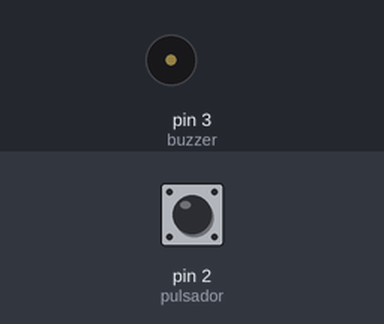
Bench run of a sketch on a simulated Arduino Uno, built with avr-gcc and run on an emulated ATmega328P. On the bench: buzzer (waves = sounding). The test bench sets the inputs (shaded band); at power-on: pin 2 (pulsador) HIGH.

Above: at 1.2 s.
1.3 s: pin 2 (pulsador) pulled LOW for 0.15 s
At 1.4 s:
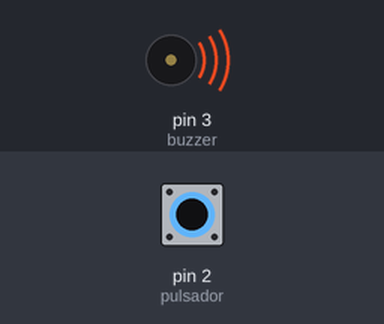
3.0 s: pin 2 (pulsador) pulled LOW for 3.2 s
At 6.8 s:
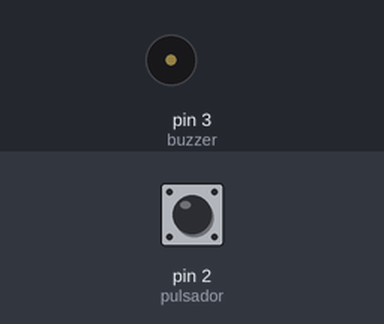
Timing chart, 0 to 8.3 s (numbered marks = the images above; inputs shaded):
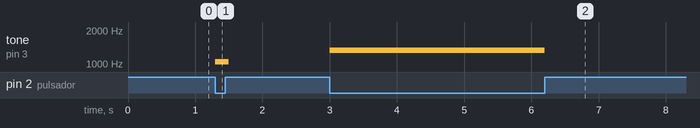

Measured:
- after the input at 1.3 s, tone on pin 3 (buzzer): silent → 1047 Hz at once, → silent 0.20 s later
- after the input at 3.0 s, tone on pin 3 (buzzer): silent → 1319 Hz at once, → silent 3.2 s later

The sketch:

buzzer_keyboard.ino
```cpp
#include "pitches.h"

uint8_t pulsador = 2;
uint8_t buzzer = 3;
uint8_t contador = 0;

uint16_t const the_simpsons[] = {
  NOTE_C6, NOTE_E6, NOTE_FS6, NOTE_A6, NOTE_G6, NOTE_E6, NOTE_C6, NOTE_A5, NOTE_FS5, \
  NOTE_FS5, NOTE_FS5, NOTE_G5, NOTE_FS5, NOTE_FS5, NOTE_FS5, NOTE_G5, NOTE_AS5, NOTE_C6, \
  NOTE_C6, NOTE_C6, NOTE_C6
};

void setup() {
  // put your setup code here, to run once:
  pinMode(pulsador, INPUT_PULLUP);
}

void loop() {
  // put your main code here, to run repeatedly:
  while(digitalRead(pulsador) == HIGH);
  tone(buzzer, the_simpsons[contador]);
  delay(200);
  while(digitalRead(pulsador) == LOW);
  noTone(buzzer);
  contador++;
  if (contador > 20) {
    contador = 0;
  }
  delay(200);
}
```

pitches.h
```cpp
/*************************************************
 * Public Constants
 *************************************************/

#define NOTE_B0  31
#define NOTE_C1  33
#define NOTE_CS1 35
#define NOTE_D1  37
#define NOTE_DS1 39
#define NOTE_E1  41
#define NOTE_F1  44
#define NOTE_FS1 46
#define NOTE_G1  49
#define NOTE_GS1 52
#define NOTE_A1  55
#define NOTE_AS1 58
#define NOTE_B1  62
#define NOTE_C2  65
#define NOTE_CS2 69
#define NOTE_D2  73
#define NOTE_DS2 78
#define NOTE_E2  82
#define NOTE_F2  87
#define NOTE_FS2 93
#define NOTE_G2  98
#define NOTE_GS2 104
#define NOTE_A2  110
#define NOTE_AS2 117
#define NOTE_B2  123
#define NOTE_C3  131
#define NOTE_CS3 139
#define NOTE_D3  147
#define NOTE_DS3 156
#define NOTE_E3  165
#define NOTE_F3  175
#define NOTE_FS3 185
#define NOTE_G3  196
#define NOTE_GS3 208
#define NOTE_A3  220
#define NOTE_AS3 233
#define NOTE_B3  247
#define NOTE_C4  262
#define NOTE_CS4 277
#define NOTE_D4  294
#define NOTE_DS4 311
#define NOTE_E4  330
#define NOTE_F4  349
#define NOTE_FS4 370
#define NOTE_G4  392
#define NOTE_GS4 415
#define NOTE_A4  440
#define NOTE_AS4 466
#define NOTE_B4  494
#define NOTE_C5  523
#define NOTE_CS5 554
#define NOTE_D5  587
#define NOTE_DS5 622
#define NOTE_E5  659
#define NOTE_F5  698
#define NOTE_FS5 740
#define NOTE_G5  784
#define NOTE_GS5 831
#define NOTE_A5  880
#define NOTE_AS5 932
#define NOTE_B5  988
#define NOTE_C6  1047
#define NOTE_CS6 1109
#define NOTE_D6  1175
#define NOTE_DS6 1245
#define NOTE_E6  1319
#define NOTE_F6  1397
#define NOTE_FS6 1480
#define NOTE_G6  1568
#define NOTE_GS6 1661
#define NOTE_A6  1760
#define NOTE_AS6 1865
#define NOTE_B6  1976
#define NOTE_C7  2093
#define NOTE_CS7 2217
#define NOTE_D7  2349
#define NOTE_DS7 2489
#define NOTE_E7  2637
#define NOTE_F7  2794
#define NOTE_FS7 2960
#define NOTE_G7  3136
#define NOTE_GS7 3322
#define NOTE_A7  3520
#define NOTE_AS7 3729
#define NOTE_B7  3951
#define NOTE_C8  4186
#define NOTE_CS8 4435
#define NOTE_D8  4699
#define NOTE_DS8 4978
```
